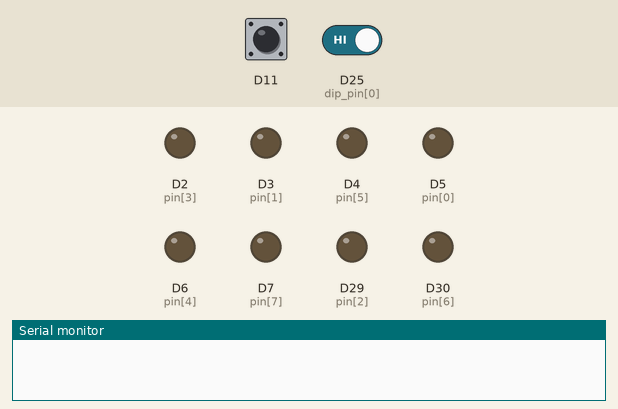
This sketch was run on a simulated Arduino Due. Shown: output pins drawn as LEDs (lit = HIGH), the last lines printed to the serial monitor. The test bench sets the inputs (shaded band); at power-on: D11 LOW, D25 (dip_pin[0]) HIGH.

Above: at 1.2 s.
1.3 s: D11 driven HIGH
At 3.26 s:
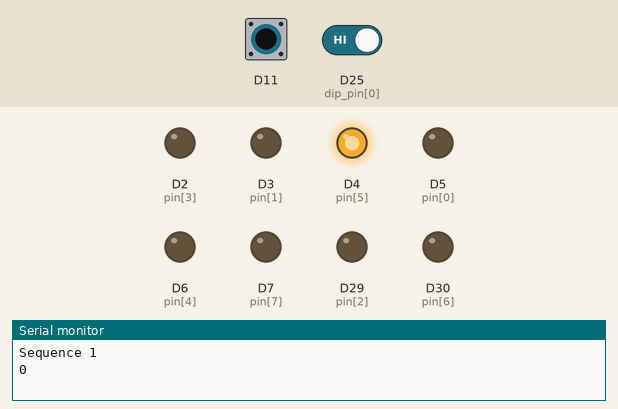
4.3 s: D25 (dip_pin[0]) driven LOW
At 4.7 s:
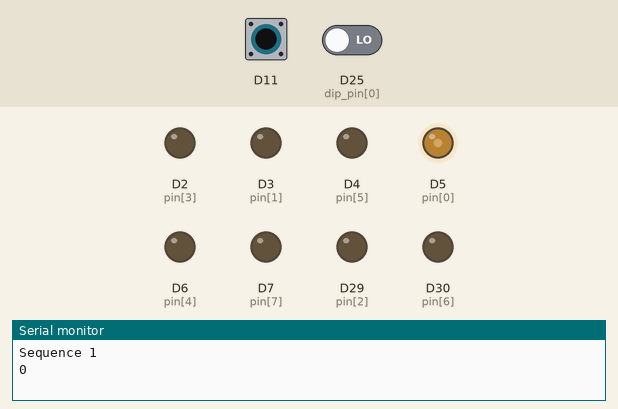
7.3 s: D25 (dip_pin[0]) driven HIGH
8.8 s: D11 pulsed LOW 5 times (0.12 s each, 0.3 s apart)
At 12.7 s:
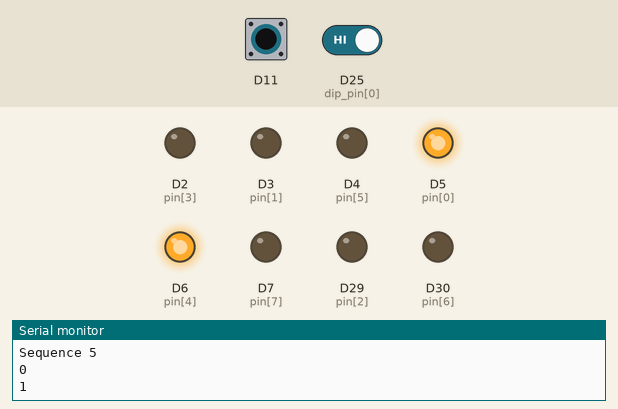
Timing chart, 0 to 14.2 s (numbered marks = the images above; inputs shaded):
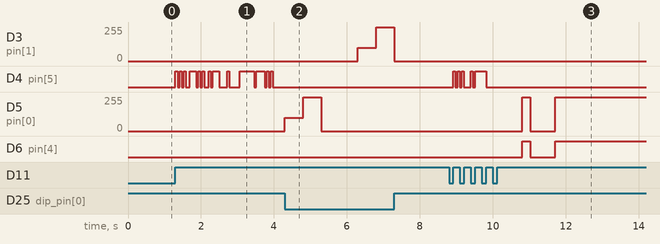

The sketch:

teensy3.5_sequencer.ino
```cpp
#include "sequence.h"

uint8_t pin[] = {5,3,29,2,6,4,30,7};
uint8_t dip_pin[] = {25,26,27,28};

uint16_t count = sequence[0][0];
uint16_t step_end = sequence[0][1];
uint16_t step_now,loops;

uint32_t debounce_trig = millis();
uint32_t elapsed_step = micros();
bool wait = true;

const uint16_t NUMSEQUENCES = sizeof(sequence)/3/2; // each entry is in 3 secions and each is 16bits so /2

void setup() {

  Serial.begin(115200);
  delay(10);


  analogWriteResolution(8);

  for(int i;i<8;i++)
  {
    pinMode(pin[i], OUTPUT);
  }

    for(int i;i<4;i++)
  {
    pinMode(dip_pin[i], INPUT_PULLUP);

  }

  analogWriteFrequency(5, frequencies[0]);
  analogWriteFrequency(3, frequencies[1]);
  analogWriteFrequency(29,frequencies[2]);
  analogWriteFrequency(2, frequencies[3]);

  pinMode(11,INPUT);
  attachInterrupt(11, stepTrigger, RISING) ;


}


void loop() {

  while(!digitalRead(dip_pin[0]) ){

  for(int i=0;i<8;i++)
  {
    analogWrite(pin[i],0);
  }

  for(int i=0;i<8;i++)
  {
    analogWrite(pin[i],100);
    delay(500);
    analogWrite(pin[i],255);
    delay(500);
    analogWrite(pin[i], 0);
    delay(1000);
    if(digitalRead(dip_pin[0])){break;}
  }

  }

  if(!wait && micros() - elapsed_step > delays[step_now])
  {

    renderStep(count);
    count ++;
    if(count > step_end) { wait = true;}
    elapsed_step = micros();
  }

}

void nextloop()
{
      loops++;
}

void nextsequence()
{

      step_now++;
      Serial.print("Sequence ");
      Serial.println(step_now);
      if(step_now >= NUMSEQUENCES) {step_now=0;}
      count = sequence[step_now][0];
      step_end = sequence[step_now][1]; // where to end
      loops = 0;
}

void stepTrigger()
{
  if((millis() - debounce_trig) > 100) // Debounce just in case
   {
    wait=false;
    elapsed_step = 0;
    nextloop();
    if(loops >= sequence[step_now][2]){nextsequence();}
    count = sequence[step_now][0];
    debounce_trig = millis();
    Serial.println(loops);
    }
}


void renderStep(uint16_t Step)

{

  uint8_t otpt;
  for(uint8_t i;i<8;i++) {
    if(sequence_data[Step][i] == 9) { digitalWrite(pin[i],HIGH);}
    else { otpt = map(sequence_data[Step][i],0,9,0,255);analogWrite(pin[i],otpt);}
   }
}

void clearPins()
{
  for(int i;i<8;i++) { analogWrite(pin[i],0); }
}
```

Source omitted: sequence.h (data table, 53840 bytes)

Measured:
- after the input at 4.3 s, D3 (pin[1]): 0/255 → 100/255 after 2.0 s, → 255/255 0.50 s later; D5 (pin[0]): 0/255 → 100/255 at once, → 255/255 0.50 s later, → 0/255 0.50 s later
- after the input at 8.8 s, D5 (pin[0]): 0/255 → 255/255 after 2.0 s, → 0/255 0.23 s later, → 255/255 0.68 s later; D6 (pin[4]): LOW → HIGH after 2.0 s, → LOW 0.23 s later, → HIGH 0.68 s later
